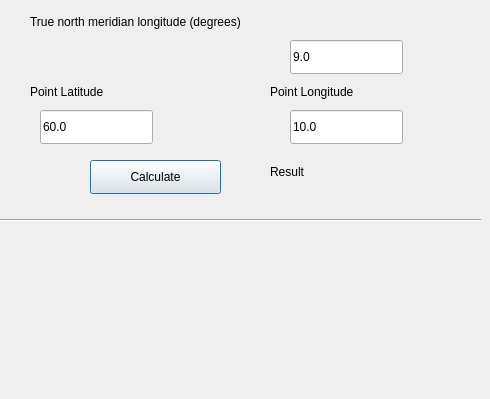
<?xml version="1.0" encoding="UTF-8"?>
<ui version="4.0">
 <class>AreaPrinterToolDialogBase</class>
 <widget class="QDialog" name="AreaPrinterToolDialogBase">
  <property name="geometry">
   <rect>
    <x>0</x>
    <y>0</y>
    <width>490</width>
    <height>399</height>
   </rect>
  </property>
  <property name="windowTitle">
   <string>AreaPrinter</string>
  </property>
  <widget class="QLabel" name="addLAbel">
   <property name="geometry">
    <rect>
     <x>340</x>
     <y>10</y>
     <width>94</width>
     <height>24</height>
    </rect>
   </property>
   <property name="text">
    <string/>
   </property>
  </widget>
  <widget class="Line" name="line">
   <property name="geometry">
    <rect>
     <x>0</x>
     <y>210</y>
     <width>481</width>
     <height>20</height>
    </rect>
   </property>
   <property name="orientation">
    <enum>Qt::Horizontal</enum>
   </property>
  </widget>
  <widget class="QPushButton" name="calcBtn">
   <property name="geometry">
    <rect>
     <x>90</x>
     <y>160</y>
     <width>131</width>
     <height>34</height>
    </rect>
   </property>
   <property name="text">
    <string>Calculate</string>
   </property>
  </widget>
  <widget class="QLineEdit" name="longEdit">
   <property name="geometry">
    <rect>
     <x>290</x>
     <y>110</y>
     <width>113</width>
     <height>34</height>
    </rect>
   </property>
   <property name="text">
    <string>10.0</string>
   </property>
  </widget>
  <widget class="QLineEdit" name="latEdit">
   <property name="geometry">
    <rect>
     <x>40</x>
     <y>110</y>
     <width>113</width>
     <height>34</height>
    </rect>
   </property>
   <property name="text">
    <string>60.0</string>
   </property>
  </widget>
  <widget class="QLineEdit" name="tLongEdit">
   <property name="geometry">
    <rect>
     <x>290</x>
     <y>40</y>
     <width>113</width>
     <height>34</height>
    </rect>
   </property>
   <property name="text">
    <string>9.0</string>
   </property>
  </widget>
  <widget class="QLabel" name="label">
   <property name="geometry">
    <rect>
     <x>30</x>
     <y>10</y>
     <width>401</width>
     <height>24</height>
    </rect>
   </property>
   <property name="text">
    <string>True north meridian longitude (degrees)</string>
   </property>
  </widget>
  <widget class="QLabel" name="label_2">
   <property name="geometry">
    <rect>
     <x>30</x>
     <y>80</y>
     <width>151</width>
     <height>24</height>
    </rect>
   </property>
   <property name="text">
    <string>Point Latitude</string>
   </property>
  </widget>
  <widget class="QLabel" name="label_3">
   <property name="geometry">
    <rect>
     <x>270</x>
     <y>80</y>
     <width>151</width>
     <height>24</height>
    </rect>
   </property>
   <property name="text">
    <string>Point Longitude</string>
   </property>
  </widget>
  <widget class="QLabel" name="resultLabel">
   <property name="geometry">
    <rect>
     <x>270</x>
     <y>160</y>
     <width>95</width>
     <height>24</height>
    </rect>
   </property>
   <property name="text">
    <string>Result</string>
   </property>
  </widget>
 </widget>
 <resources/>
 <connections/>
</ui>
